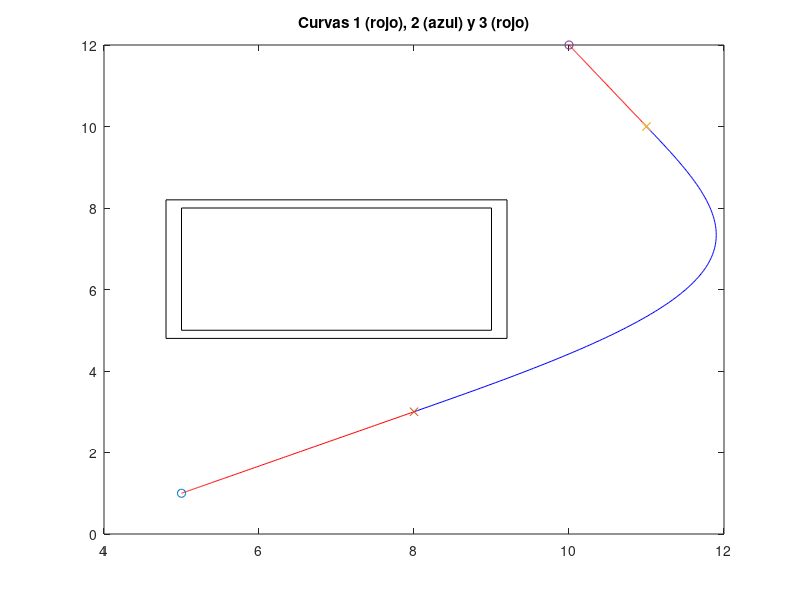
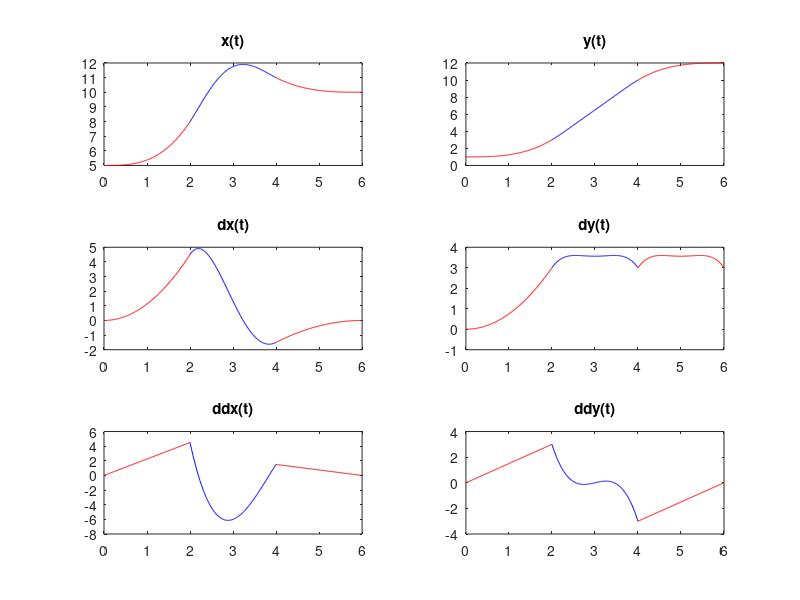

These figures' MATLAB source, in order:
% Alumnos:
% Víctor Manuel Cavero Gracia
% Pablo Saro Buendía

% DATOS DE ENTRADA:

% Puntos objetivo:
p0=[5,1]; % P Inicial
pP=[8,3];% pP=[11,6]; P Despegue
pI=[11,10];% P Asentamiento
pF=[10,12];% P Final

% tiempo para cada segmento:
t1=2;
t2=2;
t3=2;

% --------------------------------------------------------

% Calculo de los tiempos intermedios:
t0=0;
tP=t0+t1;
tI=t0+t1+t2;
tF=t0+t1+t2+t3;


% MATRIZ CON LAS ECUACIONES QUE HAY QUE RESOLVER:


M=[      t0^3,    t0^2,      t0,       1,       0,       0,       0,       0,       0,       0,       0,       0,       0,       0
       3*t0^2,    2*t0,       1,       0,       0,       0,       0,       0,       0,       0,       0,       0,       0,       0
         6*t0,       2,       0,       0,       0,       0,       0,       0,       0,       0,       0,       0,       0,       0
            0,       0,       0,       0,       0,       0,       0,       0,       0,       0,    tF^3,    tF^2,      tF,       1
            0,       0,       0,       0,       0,       0,       0,       0,       0,       0,  3*tF^2,    2*tF,       1,       0
            0,       0,       0,       0,       0,       0,       0,       0,       0,       0,    6*tF,       2,       0,       0
         tP^3,    tP^2,      tP,       1,   -tP^5,   -tP^4,   -tP^3,   -tP^2,     -tP,      -1,       0,       0,       0,       0
       3*tP^2,    2*tP,       1,       0, -5*tP^4, -4*tP^3, -3*tP^2,   -2*tP,      -1,       0,       0,       0,       0,       0
         6*tP,       2,       0,       0,-20*tP^3,-12*tP^2,   -6*tP,      -2,       0,       0,       0,       0,       0,       0
            0,       0,       0,       0,    tI^5,    tI^4,    tI^3,    tI^2,      tI,       1,   -tI^3,   -tI^2,     -tI,      -1
            0,       0,       0,       0,  5*tI^4,  4*tI^3,  3*tI^2,    2*tI,       1,       0, -3*tI^2,   -2*tI,      -1,       0
            0,       0,       0,       0, 20*tI^3, 12*tI^2,    6*tI,       2,       0,       0,   -6*tI,      -2,       0,       0
            0,       0,       0,       0,    tP^5,    tP^4,    tP^3,    tP^2,      tP,       1,       0,       0,       0,       0
            0,       0,       0,       0,       0,       0,       0,       0,       0,       0,    tI^3,    tI^2,      tI,       1];

Bx=[p0(1), 0, 0, pF(1), 0, 0, 0, 0, 0, 0, 0, 0, pP(1), pI(1)]';
By=[p0(2), 0, 0, pF(2), 0, 0, 0, 0, 0, 0, 0, 0, pP(2), pI(2)]';

% RESOLVER LAS ECUACIONES:

% Ecuacion:  M*pX=Bx
pX=M\Bx

% Ecuacion:  M*pY=By

pY=M\By


% SOLUCION PARA CADA VARIABLE (X,Y)

% Coeficientes de X e Y para las curvas 1 y 2:
pX1=pX(1:4)
pX2=pX(5:10)
pX3=pX(11:14)
pY1=pY(1:4)
pY2=pY(5:10)
pY3=pY(11:14)

% ----------------------------------------------------

% CALCULO DE LOS PUNTOS (DIBUJO):

% Calculo de la curva, la velocidad y la aceleraci�n:
t1=t0:0.01:tP;
t2=tP:0.01:tI;
t3=tI:0.01:tF;

% Posicion:
x1=polyval(pX1,t1);
y1=polyval(pY1,t1);
x2=polyval(pX2,t2);
y2=polyval(pY2,t2);
x3=polyval(pX3,t3);
y3=polyval(pY3,t3);


% Velocidad:
dpX1=polyder(pX1);
dpY1=polyder(pY1);
dpX2=polyder(pX2);
dpY2=polyder(pY2);
dpX3=polyder(pX3);
dpY3=polyder(pY3);

dx1=polyval(dpX1,t1);
dy1=polyval(dpY1,t1);
dx2=polyval(dpX2,t2);
dy2=polyval(dpY2,t2);
dx3=polyval(dpX3,t3);
dy3=polyval(dpY3,t3);

% Aceleraci�n:
ddpX1=polyder(dpX1);
ddpY1=polyder(dpY1);
ddpX2=polyder(dpX2);
ddpY2=polyder(dpY2);
ddpX3=polyder(dpX3);
ddpY3=polyder(dpY3);

ddx1=polyval(ddpX1,t1);
ddy1=polyval(ddpY1,t1);
ddx2=polyval(ddpX2,t2);
ddy2=polyval(ddpY2,t2);
ddx3=polyval(ddpX3,t3);
ddy3=polyval(ddpY3,t3);

% Dibujo de la soluci�n:

figure
plot(x1,y1,'r',x2,y2,'b',x3,y3,'r',p0(1),p0(2),'o',pP(1),pP(2),'x',pI(1),pI(2),'x',pF(1),pF(2),'o')

rectangle('Position', [5 , 5 , 4 , 3])
rectangle('Position', [4.8,  4.8, 4.4 , 3.4]) %Engrosado del objeto para evitar que choque con el mismo
% ya que hemos considerado el robot como un punto en el espacio cartesiano.

title('Curvas 1 (rojo), 2 (azul) y 3 (rojo)');

figure
subplot(3,2,1), plot(t1,x1,'r',t2,x2,'b', t3, x3,'r'),title('x(t)')
subplot(3,2,2), plot(t1,y1,'r',t2,y2,'b', t3, y3,'r'),title('y(t)')
subplot(3,2,3), plot(t1,dx1,'r',t2,dx2,'b',t3,dx3,'r'),title('dx(t)')
subplot(3,2,4), plot(t1,dy1,'r',t2,dy2,'b', t3,dy2,'r'),title('dy(t)')
subplot(3,2,5), plot(t1,ddx1,'r',t2,ddx2,'b',t3,ddx3,'r'),title('ddx(t)')
subplot(3,2,6), plot(t1,ddy1,'r',t2,ddy2,'b',t3,ddy3,'r'),title('ddy(t)')